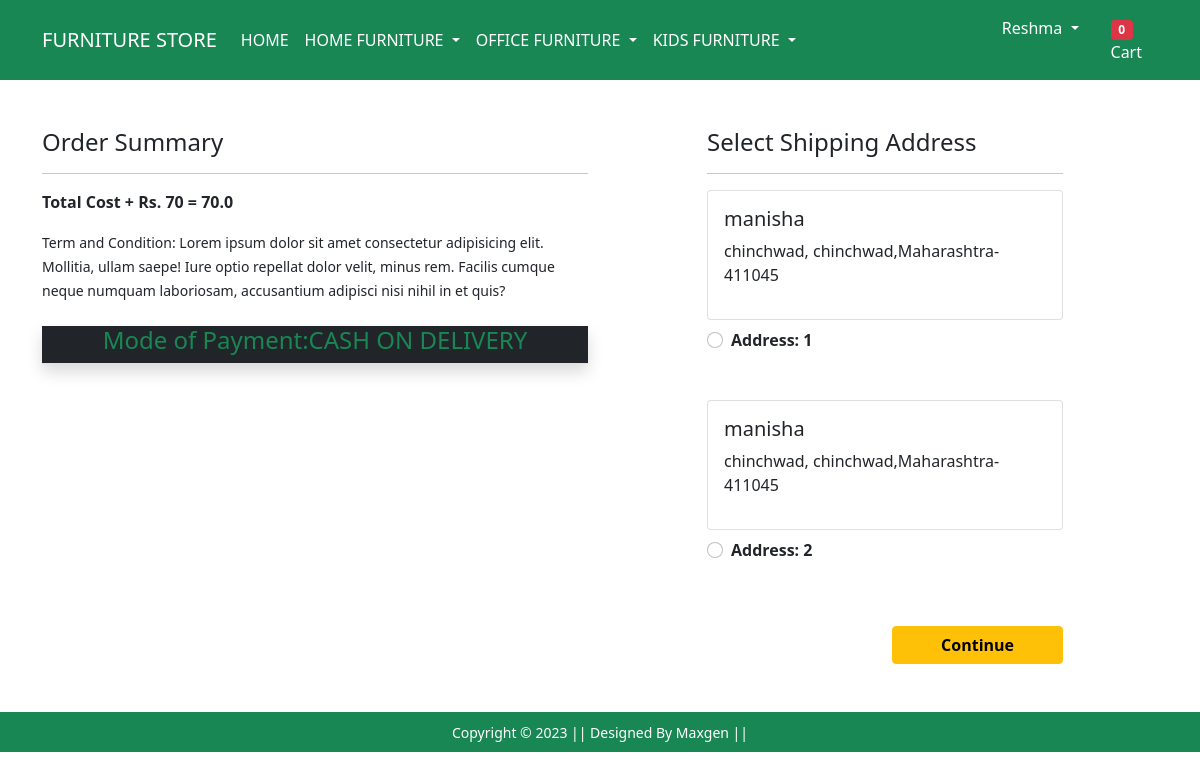
Page /checkout/ (signed in) on the committed database.
### app/models.py (models this page shows, shortened)
class Customer(models.Model):
    user = models.ForeignKey(User, on_delete=models.CASCADE)
    name =models.CharField(max_length=200)
    locality= models.CharField(max_length=200)
    city = models.CharField(max_length=50)
    zipcode =models.IntegerField()
    state = models.CharField( choices = STATE_CHOICES,max_length=50)

### app/views.py (the view)
# urls.py: path('checkout/', views.checkout, name='checkout'),
@login_required
def checkout(request):
 totalitem=0
 user=request.user
 add=Customer.objects.filter(user=user)
 cart_items= Cart.objects.filter(user=user)
 amount=0.0
 shipping_amount=70.0
 totalamount=0.0
 cart_product = [p for p in Cart.objects.all() if p.user == request.user]
 if cart_product:
  for p in cart_product:
    tempamount = (p.quantity * p.product.discounted_price)
    amount += tempamount
 totalamount=amount+shipping_amount
 if request.user.is_authenticated:
         totalitem= len(Cart.objects.filter(user=request.user))
 return render(request, 'app/checkout.html',{'add':add,'totalamount':totalamount,'cart_items':cart_items,'totalitem':totalitem})

### app/templates/app/checkout.html (shortened to what this page needs)
{% extends 'app/base.html' %}
{% load static %}
{% block main-content %}
<div class="container">
 <div class="row mt-5">
  <div class="col-sm-6">
    <h4>Order Summary</h4>
    <hr>
      <p class="fw-bold">Total Cost + Rs. 70 = {{totalamount}}</p>
    <small>Term and Condition: Lorem ipsum dolor sit amet consectetur adipisicing elit. Mollitia, ullam saepe! Iure optio repellat dolor velit, minus rem. Facilis cumque neque numquam laboriosam, accusantium adipisci nisi nihil in et quis?</small>
    <br><br>
    <div class="bg-dark border-bottom shadow text-center"><h4 class="text-success">Mode of Payment:CASH ON DELIVERY</h4></div>
  </div>
  <div class="col-sm-4 offset-sm-1">
    <h4>Select Shipping Address</h4>
    <hr>
    <form action="/paymentdone">
      {%for ad in add%}
      <div class="card">
        <div class="card-body">
        <h5>{{ad.name}}</h5>
        <p>{{ad.locality}}, {{ad.city}},{{ad.state}}-{{ad.zipcode}}</p>
        </div>
      </div>
        <div class="form-check mt-2 mb-5">
          <input class="form-check-input" type="radio" name="custid" id="custadd{{forloop.counter}}" value="{{ad.id}}">
          <label class="form-check-label fw-bold" for="">
            Address: {{forloop.counter}} </label>
        </div>
        {%endfor%}
        <div class="text-end">
          <button type="submit" class="btn btn-warning mt-3 px-5 fw-bold">Continue</button>
        </div>
      </form>
    </div>
  </div>
</div>
{% endblock main-content %}

### app/templates/app/base.html (shortened to what this page needs)
<!doctype html>
{% load static %}
<html lang="en">
  <head>
    <link href="https://cdn.jsdelivr.net/npm/bootstrap@5.0.0-beta1/dist/css/bootstrap.min.css" rel="stylesheet">
    <link rel="stylesheet" href="{% static 'app/css/owl.carousel.min.css' %}">
    <link rel="stylesheet" href="{% static 'app/css/all.min.css' %}">
    <link rel="stylesheet" href="{% static 'app/css/style.css' %}">
  </head>
  <body>
    <nav class="navbar navbar-expand-lg navbar-dark bg-success">
     <div class="container">
       <a class="navbar-brand" href="/">FURNITURE STORE</a>
       <div class="collapse navbar-collapse" id="navbarSupportedContent">
         <ul class="navbar-nav me-auto mb-2 mb-lg-0">
           <li class="nav-item">
             <a class="nav-link active" aria-current="page" href="/">HOME</a>
           </li>
           <li class="nav-item dropdown">
             <a class="nav-link dropdown-toggle text-white" href="#" id="fashionDropdown" role="button" data-bs-toggle="dropdown" aria-expanded="false">
               HOME FURNITURE
             </a>
           </li>
           <li class="nav-item dropdown">
            <a class="nav-link dropdown-toggle text-white" href="#" id="fashionDropdown" role="button" data-bs-toggle="dropdown" aria-expanded="false">
              OFFICE FURNITURE
            </a>
          </li>
          <li class="nav-item dropdown">
            <a class="nav-link dropdown-toggle text-white" href="#" id="fashionDropdown" role="button" data-bs-toggle="dropdown" aria-expanded="false">
              KIDS FURNITURE
            </a>
               </div>
         <div>
          <ul class="navbar-nav me-auto mb-2 mb-lg-0">
            {%if request.user.is_authenticated %}
           <li class="nav-item dropdown mx-2">
              <a class="nav-link dropdown-toggle text-white" href="#" id="profileDropdown" role="button" data-bs-toggle="dropdown" aria-expanded="false">
                {{request.user.username|capfirst}}
              </a>
            </li>
            <li class="nav-item mx-2">
             <a href="{% url 'cart' %}" class="nav-link text-white"><span class="badge bg-danger">{{totalitem}}</span>Cart</a>
            </li>
            {% endif %}
          </ul>
         </div>
       </div>
    </nav>
    {% block main-content %} {% endblock main-content %}
    <footer class="container-fluid bg-success text-center p-2 mt-5">
        <small class="text-white">Copyright &copy; 2023 || Designed By Maxgen  ||  </small>
    </footer>
  </body>
</html>

### rows in the picture
Customer: name "manisha", locality "chinchwad", city "chinchwad", state "Maharashtra", zipcode "411045"
Customer: name "manisha", locality "chinchwad", city "chinchwad", state "Maharashtra", zipcode "411045"

### other values in the picture
{{ request.user.username|capfirst }} "Reshma"
{{ totalitem }} "0"
{{ totalamount }} "70.0"
